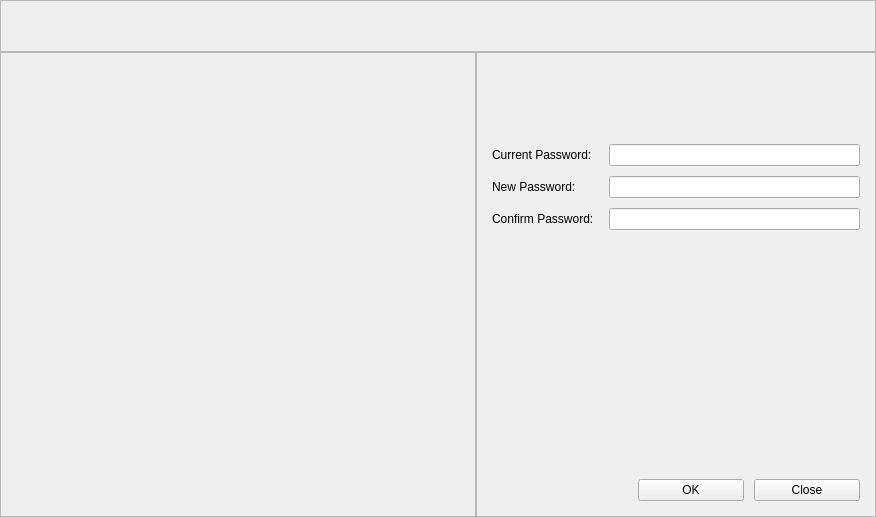
<?xml version="1.0" encoding="UTF-8"?>
<ui version="4.0">
 <class>updatepasswordWD</class>
 <widget class="QWidget" name="updatepasswordWD">
  <property name="geometry">
   <rect>
    <x>0</x>
    <y>0</y>
    <width>876</width>
    <height>517</height>
   </rect>
  </property>
  <property name="windowTitle">
   <string>Form</string>
  </property>
  <layout class="QVBoxLayout" name="verticalLayout">
   <property name="spacing">
    <number>0</number>
   </property>
   <property name="margin">
    <number>0</number>
   </property>
   <item>
    <widget class="QFrame" name="frame_top">
     <property name="minimumSize">
      <size>
       <width>0</width>
       <height>52</height>
      </size>
     </property>
     <property name="maximumSize">
      <size>
       <width>16777215</width>
       <height>52</height>
      </size>
     </property>
     <property name="frameShape">
      <enum>QFrame::StyledPanel</enum>
     </property>
     <property name="frameShadow">
      <enum>QFrame::Raised</enum>
     </property>
    </widget>
   </item>
   <item>
    <layout class="QHBoxLayout" name="horizontalLayout_4">
     <property name="spacing">
      <number>0</number>
     </property>
     <item>
      <widget class="QFrame" name="frame_left">
       <property name="frameShape">
        <enum>QFrame::StyledPanel</enum>
       </property>
       <property name="frameShadow">
        <enum>QFrame::Raised</enum>
       </property>
      </widget>
     </item>
     <item>
      <widget class="QFrame" name="frame_rigth">
       <property name="minimumSize">
        <size>
         <width>400</width>
         <height>0</height>
        </size>
       </property>
       <property name="maximumSize">
        <size>
         <width>400</width>
         <height>16777215</height>
        </size>
       </property>
       <property name="frameShape">
        <enum>QFrame::StyledPanel</enum>
       </property>
       <property name="frameShadow">
        <enum>QFrame::Raised</enum>
       </property>
       <layout class="QVBoxLayout" name="verticalLayout_2">
        <property name="margin">
         <number>15</number>
        </property>
        <item>
         <layout class="QHBoxLayout" name="horizontalLayout">
          <property name="spacing">
           <number>10</number>
          </property>
          <item>
           <widget class="QLabel" name="lbl_password_icon">
            <property name="minimumSize">
             <size>
              <width>70</width>
              <height>70</height>
             </size>
            </property>
            <property name="maximumSize">
             <size>
              <width>70</width>
              <height>70</height>
             </size>
            </property>
            <property name="text">
             <string/>
            </property>
            <property name="pixmap">
             <pixmap>C:/Users/Administrator/Desktop/123/第二版/02切图/password1.png</pixmap>
            </property>
            <property name="alignment">
             <set>Qt::AlignCenter</set>
            </property>
           </widget>
          </item>
          <item>
           <widget class="QLabel" name="lbl_password_des">
            <property name="text">
             <string/>
            </property>
           </widget>
          </item>
         </layout>
        </item>
        <item>
         <layout class="QGridLayout" name="gridLayout">
          <property name="horizontalSpacing">
           <number>15</number>
          </property>
          <property name="verticalSpacing">
           <number>10</number>
          </property>
          <item row="0" column="0">
           <widget class="QLabel" name="lbl_password_current">
            <property name="text">
             <string>Current Password:</string>
            </property>
           </widget>
          </item>
          <item row="1" column="0">
           <widget class="QLabel" name="label_4">
            <property name="text">
             <string>New Password:</string>
            </property>
           </widget>
          </item>
          <item row="2" column="0">
           <widget class="QLabel" name="label_5">
            <property name="text">
             <string>Confirm Password:</string>
            </property>
           </widget>
          </item>
          <item row="0" column="1">
           <widget class="QLineEdit" name="led_password_current">
            <property name="echoMode">
             <enum>QLineEdit::Password</enum>
            </property>
           </widget>
          </item>
          <item row="1" column="1">
           <widget class="QLineEdit" name="led_password_new">
            <property name="echoMode">
             <enum>QLineEdit::Password</enum>
            </property>
           </widget>
          </item>
          <item row="2" column="1">
           <widget class="QLineEdit" name="led_password_comfirm">
            <property name="echoMode">
             <enum>QLineEdit::Password</enum>
            </property>
           </widget>
          </item>
         </layout>
        </item>
        <item>
         <spacer name="verticalSpacer">
          <property name="orientation">
           <enum>Qt::Vertical</enum>
          </property>
          <property name="sizeHint" stdset="0">
           <size>
            <width>20</width>
            <height>40</height>
           </size>
          </property>
         </spacer>
        </item>
        <item>
         <layout class="QHBoxLayout" name="horizontalLayout_2">
          <property name="spacing">
           <number>10</number>
          </property>
          <item>
           <spacer name="horizontalSpacer">
            <property name="orientation">
             <enum>Qt::Horizontal</enum>
            </property>
            <property name="sizeHint" stdset="0">
             <size>
              <width>40</width>
              <height>20</height>
             </size>
            </property>
           </spacer>
          </item>
          <item>
           <widget class="QPushButton" name="btn_passwod_ok">
            <property name="minimumSize">
             <size>
              <width>106</width>
              <height>0</height>
             </size>
            </property>
            <property name="maximumSize">
             <size>
              <width>106</width>
              <height>16777215</height>
             </size>
            </property>
            <property name="text">
             <string>OK</string>
            </property>
           </widget>
          </item>
          <item>
           <widget class="QPushButton" name="btn_password_close">
            <property name="minimumSize">
             <size>
              <width>106</width>
              <height>0</height>
             </size>
            </property>
            <property name="maximumSize">
             <size>
              <width>106</width>
              <height>16777215</height>
             </size>
            </property>
            <property name="text">
             <string>Close</string>
            </property>
           </widget>
          </item>
         </layout>
        </item>
       </layout>
      </widget>
     </item>
    </layout>
   </item>
  </layout>
 </widget>
 <resources/>
 <connections/>
</ui>
